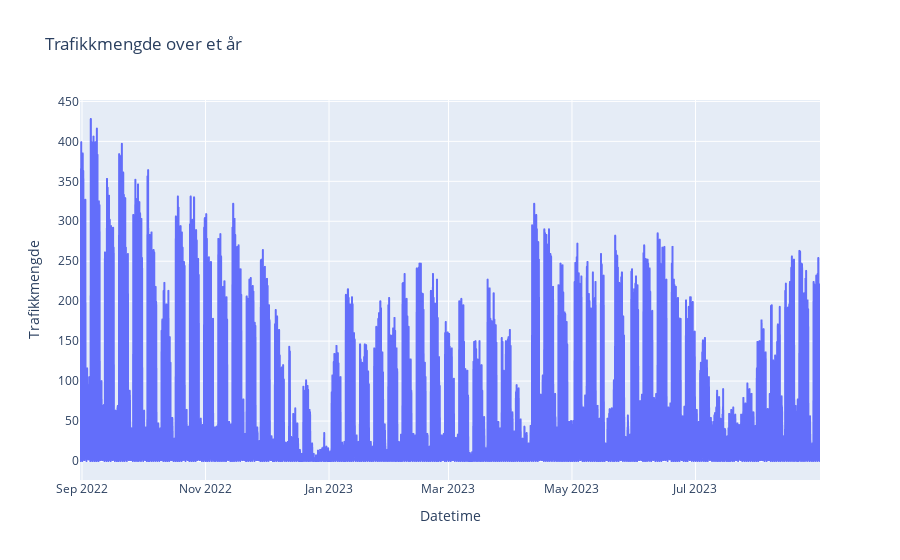

The code cell stored with this chart in its notebook:
### Markdown cell above
very nice, I assumed low relativ fuktighet was supposed to be low when there is a lot of sunshine.<br>
The correspondence is very clear, as clear as a sunny day 😂
<br><br>
onto my next task, I want to see how the trafikkmengde changes based on a yearly timeframe<br>
my assumption is lower in the winter, higher in the summer

### Code cell
# check which idot data that misses the whole ass summer

figcycle = px.line(filtered_df_cycledata, x= 'Datetime', y='Trafikkmengde', title= 'Trafikkmengde over et år')
figcycle

### Figure 1 — Plotly figure (JSON) as saved in the notebook; plotly's stock layout.template omitted (floating-point values rounded to 4 significant figures; data arrays with more than 128 entries replaced by an {"elided": "..."} marker saying what was removed)
{"data": [{"hovertemplate": "Datetime=%{x}<br>Trafikkmengde=%{y}<extra></extra>", "legendgroup": "", "line": {"color": "#636efa", "dash": "solid"}, "marker": {"symbol": "circle"}, "mode": "lines", "name": "", "showlegend": false, "type": "scattergl", "x": {"elided": "8773 str values"}, "xaxis": "x", "y": {"elided": "8773 int values"}, "yaxis": "y"}], "layout": {"legend": {"tracegroupgap": 0}, "title": {"text": "Trafikkmengde over et år"}, "xaxis": {"anchor": "y", "domain": [0, 1], "title": {"text": "Datetime"}}, "yaxis": {"anchor": "x", "domain": [0, 1], "title": {"text": "Trafikkmengde"}}}}
